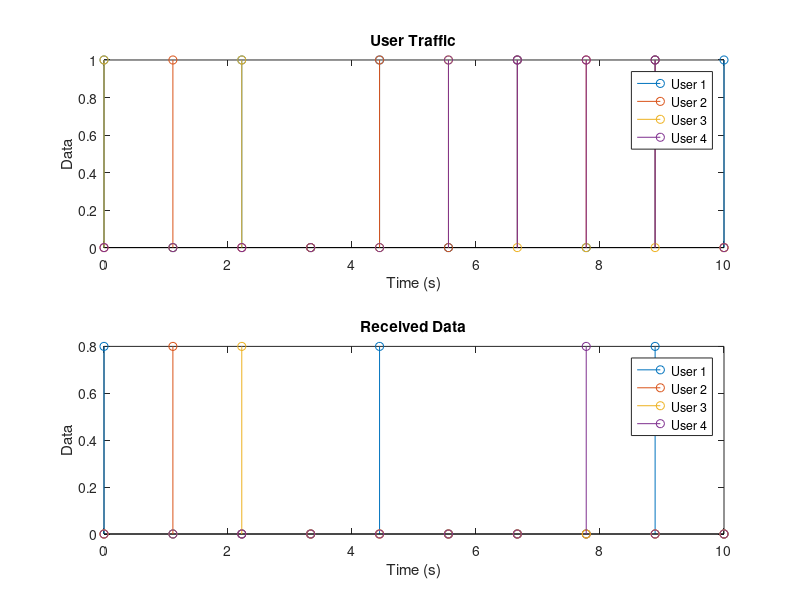

Recreate this plot in MATLAB. (Note: this script raises an error after producing the figure.)
% To model and simulate TDMA for wireless communication

clc;
clear;
close all;

Name = input('Program Executed by :','s');

% Step 1: Define System Parameters
numUsers = 4;
timeSlotDuration = 1; % seconds
totalTimeSlots = 10;
channelGain = 0.8;

% Step 2: Generate User Traffic
userData = randi([0, 1], numUsers, totalTimeSlots);

% Step 3: Create Time Slots
timeSlots = linspace(0, timeSlotDuration*totalTimeSlots, totalTimeSlots);

% Step 4: Allocate Time Slots to Users
userSlots = mod(0:totalTimeSlots-1, numUsers) + 1;

% Step 5: Simulate Transmission
receivedData = zeros(numUsers, totalTimeSlots);

for slot = 1:totalTimeSlots
    for user = 1:numUsers
        if userSlots(slot) == user
            % Simulate transmission for the current user in the time slot
            transmittedData = userData(user, slot);
            % Simulate channel effects
            receivedData(user, slot) = transmittedData * channelGain;
        end
    end
end

% Step 6: Evaluate Performance Metrics (e.g., BER)
bitErrorRate = sum(sum(xor(receivedData, userData))) / (numUsers * totalTimeSlots);

% Step 7: Visualize Results
figure;
subplot(2, 1, 1);
stem(timeSlots, userData');
title('User Traffic');
xlabel('Time (s)');
ylabel('Data');
legend('User 1', 'User 2', 'User 3', 'User 4');

subplot(2, 1, 2);
stem(timeSlots, receivedData');
title('Received Data');
xlabel('Time (s)');
ylabel('Data');
legend('User 1', 'User 2', 'User 3', 'User 4');
disp(['Bit Error Rate: ', num2str(bitErrorRate)]);

merge=strcat(Name,'-TDMA-',datestr(now,30));
sub_label(merge); % need to include in working directory
print(merge,'-dpdf')
